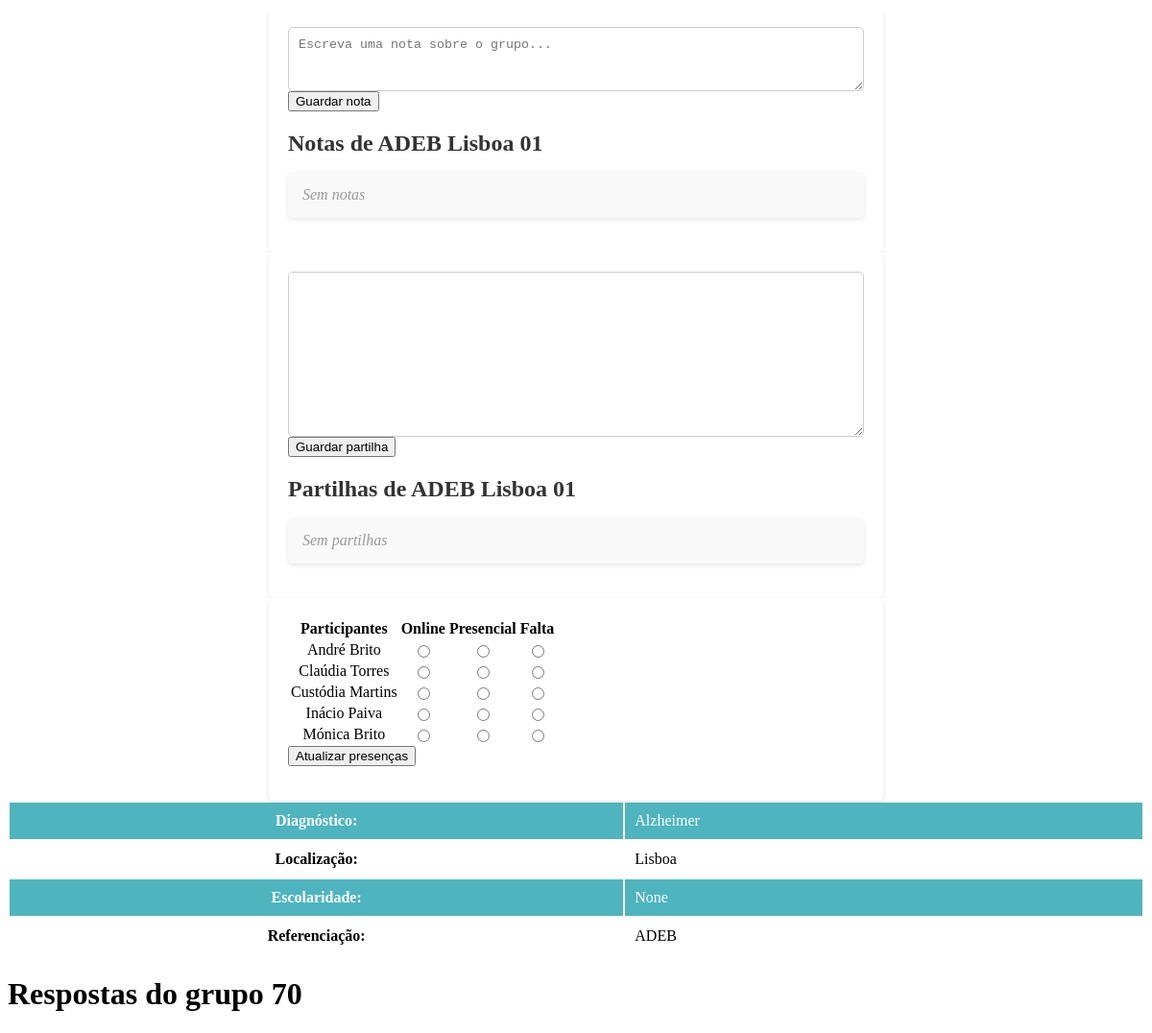
/diario/diario_grupo/287 (signed in), run on an earlier commit of the app's database.
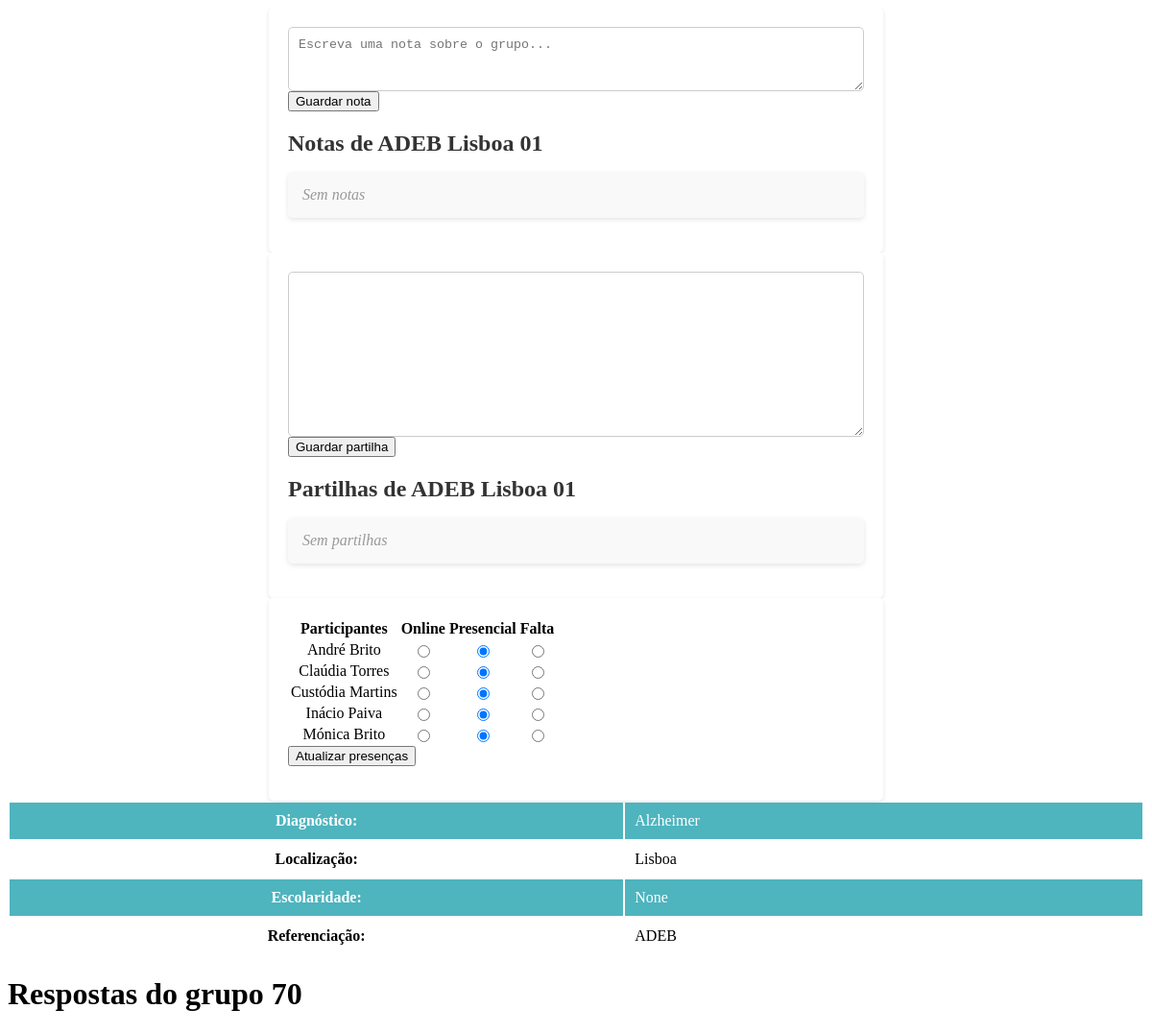
And on a later commit of the database.
### diario/models.py (models this page shows, shortened)
class Grupo(models.Model):
    opEscolaridade = (
        ("Analfabeto", "Analfabeto"),
        ("1-4", "1-4"),
        ("5-10", "5-10"),
        ("11+", "11+")
    )
    opPrograma = (
        ("CARE", "CARE"),
        ("COG", "COG"),
    )
    nome = models.CharField(max_length=50)
    diagnostico = models.ForeignKey(Doenca, on_delete=models.CASCADE, null=True, blank=True)
    localizacao = models.CharField(max_length=20, default="", null=True, blank=True)
    escolaridade = models.CharField(max_length=20, choices=opEscolaridade, default="", blank=True, null=True)
    referenciacao = models.ForeignKey(Reference, on_delete=models.CASCADE, null=True, blank=True)
    nivelGDS = models.IntegerField(default=0)
    programa = models.CharField(max_length=20, choices=opPrograma, default="CARE", blank=True, null=True)

class Utilizador(models.Model):
    user = models.ForeignKey(settings.AUTH_USER_MODEL, on_delete=models.CASCADE, default=None, blank=True,
                             null=True)
    info_sensivel = models.ForeignKey(InformacaoSensivel, on_delete=models.CASCADE, default=None, blank=True, null=True)
    opSexo = (
        ("Feminino", "Feminino"),
        ("Masculino", "Masculino"),
        ("Outros", "Outros")
    )
    sexo = models.CharField(max_length=20, choices=opSexo, default="", blank=False, null=False)
    nascimento = models.DateField(null=True, blank=True)
    data_entrada = models.DateTimeField(auto_now_add=True, null=True, blank=True)
    nacionalidade = models.CharField(max_length=20, default="", blank=True, null=True)
    localizacao = models.CharField(max_length=20, default="", blank=True, null=True)
    class Meta:
        abstract = True

class Participante(Utilizador):
    opEscolaridade = (
        ("Analfabeto(a)", "Analfabeto(a)"),
        ("1-4", "1-4"),
        ("5-10", "5-10"),
        ("11+", "11+")
    )
    opResidencia = (
        ("Urbana", "Urbana"),
        ("Rural", "Rural"),
    )
    opSituacaoLaboral = (
        ("Empregado(a)", "Empregado(a)"),
        ("Desempregado(a)", "Desempregado(a)"),
        ("Reformado(a)", "Reformado(a)"),
        ("Doméstica", "Doméstica"),
        ("Estudante", "Estudante"),
    )
    opSituacaoEconomica = (
        ("Muito satisfatória", "Muito satisfatória"),
        ("Satisfatória", "Satisfatória"),
        ("Pouco satisfatória", "Pouco satisfatória"),
        ("Nada satisfatória", "Nada satisfatória"),
    )
    opEstadoCivil = (
        ("Solteiro(a)", "Solteiro(a)"),
        ("Casado(a) ou a viver como tal", "Casado(a) ou a viver como tal"),
        ("Viúvo(a)", "Viúvo(a)"),
        ("Divorciado(a) ou separado(a)", "Divorciado(a) ou separado(a)"),
    )
    opAgregadoFamiliar = (
        ("Vive sozinho(a)", "Vive sozinho(a)"),
        ("Vive com o cônjuge", "Vive com o cônjuge"),
        ("Vive com os filhos", "Vive com os filhos"),
        ("Vive com terceiros", "Vive com terceiros"),
        ("Vive com o cônjuge e terceiros", "Vive com o cônjuge e terceiros"),
        ("Vive com os pais", "Vive com os pais"),
    )
    opEstadoSaude = (
        ("Muito mau", "Muito mau"),
        ("Mau", "Mau"),
        ("Nem mau nem bom", "Nem mau nem bom"),
        ("Bom", "Bom"),
        ("Muito bom", "Muito bom"),
    )
    escolaridade = models.CharField(max_length=20, choices=opEscolaridade, default="1-4", blank=True, null=False)
    residencia = models.CharField(max_length=20, choices=opResidencia, default="Urbana", blank=True, null=True)
    situacaoLaboral = models.CharField(max_length=20, choices=opSituacaoLaboral, default="Reformado(a)", blank=True,
                                       null=True)
    profissaoPrincipal = models.CharField(max_length=100, default="", blank=True, null=True)
    situacaoEconomica = models.CharField(max_length=20, choices=opSituacaoEconomica, default="Satisfatória", blank=True,
                                         null=True)
    estadoCivil = models.CharField(max_length=30, choices=opEstadoCivil, default="Solteiro(a)", blank=True, null=True)
    agregadoFamiliar = models.CharField(max_length=35, choices=opAgregadoFamiliar, default="Vive sozinho(a)",
                                        blank=True, null=True)
    temFilhos = models.BooleanField(default=False, blank=True, null=True)
    nrFilhos = models.IntegerField(default=0, blank=True, null=True)
    autoAvaliacaoEstadoSaude = models.CharField(max_length=30, choices=opEstadoSaude, default="Nem mau nem bom",
                                                blank=True, null=True)
    diagnosticos = models.ManyToManyField(Doenca, related_name='participantes', default=None, null=True, blank=True)
    referenciacao = models.ForeignKey(Reference, on_delete=models.CASCADE, blank=True)
    nivel_gds = models.IntegerField(default=1, validators=[
        MaxValueValidator(7),
        MinValueValidator(1)
    ])
    grupo = models.ManyToManyField(Grupo, blank=True, related_name='participantes')
    cuidadores = models.ManyToManyField(Cuidador, blank=True, related_name='participantes')
    avaliador = models.ForeignKey(settings.AUTH_USER_MODEL, on_delete=models.CASCADE, default=None, blank=True,
                                  null=True, related_name='participantes')
    def __str__(self):
        return f'{self.info_sensivel.nome}'

class InformacaoSensivel(models.Model):
    nome = models.CharField(max_length=100)
    email = models.EmailField(max_length=100, blank=True, null=True)
    telemovel = models.CharField(max_length=20, default="", blank=True, null=True)
    imagem = models.ImageField(null=True, blank=True, upload_to='images/')

class Doenca(models.Model):
    nome = models.CharField(max_length=20, default="")
    def __str__(self):
        return f'{self.nome}'

class Reference(models.Model):
    nome = models.CharField(max_length=20, default="")
    def __str__(self):
        return f'{self.nome}'

### diario/decorators.py (the view)
        def wrapper(request, *args, **kwargs):
            if request.user.groups.filter(name__in=groups).exists() or 'Todos' in groups:
                return function(request, *args, **kwargs)
            else:
                raise Http404

### diario/forms.py
class NotaGrupoForm(ModelForm):
    class Meta:
        model = NotaGrupo
        fields = '__all__'
        widgets = {
            'notaGrupo': Textarea(attrs={'rows': 3, 'placeholder': 'Escreva uma nota sobre o grupo...'}),
        }

class PartilhaGrupoForm(ModelForm):
    class Meta:
        model = PartilhaGrupo
        fields = '__all__'
        widgets = {
            'partilhaGrupo': Textarea(attrs={'rows': 3, 'placeholder': 'Escreva uma partilha sobre o grupo...'}),
        }

### diario/templates/diario/diario_grupo.html (shortened to what this page needs)
<div id="notas" style="overflow: auto; max-height: 600px; border-radius: 6px;">
    <div class="notes-container">
        <div class="note-form">
            <form id="notaGrupoForm" style="margin-bottom:20px;" onsubmit='event.preventDefault(); sendForm({{sessaoGrupo.id}}, "notaGrupoForm");'
                method="post">
                {{ notaGrupoForm.notaGrupo }}
                <button type="submit" name="nota" class="btn mb-btn-outline">Guardar nota</button>
            </form>
        </div>
        <h2 class="notas-title">
            <b>Notas de {{grupo.nome}}</b>
        </h2>
        <ul class="notes-list">
            {% if notasGrupo|length > 0 %}
            {% for nota in notasGrupo %}
            <li>
                <div class="note-content">{{ nota }}</div>
                <span class="note-date">{{ nota.data_str }}</span>
                {% if nota.anotador_dinamizador %}
                <span class="note-author">{{ nota.anotador_dinamizador.nome }}</span>
                {% elif nota.mentor %}
                <span class="note-author">{{ nota.anotador_mentor.nome }}</span>
                {% endif %}
            </li>
            {% endfor %}
            {% else %}
            <li class="no-notes">Sem notas</li>
            {% endif %}
        </ul>
    </div>
</div>
<div id="partilhas" style="overflow: auto; max-height: 600px; border-radius: 6px;">
    <div class="partilhas-container">
        <div class="partilha-form">
            <form id="partilhaGrupoForm"
                  onsubmit='event.preventDefault(); sendForm({{sessaoGrupo.id}}, "partilhaGrupoForm");' method="post">
                {{ partilhaGrupoForm.descricao }}
                <button type="submit" class="btn mb-btn-outline" name="partilha">Guardar partilha</button>
            </form>
        </div>
        <h2 class="partilhas-title"><b>Partilhas de {{ grupo.nome }}</b></h2>
        <ul class="partilhas-list">
            {% if partilhas|length > 0 %}
            {% for partilha in partilhas %}
            <li>
                <div class="partilha-content">{{ partilha }}</div>
                <span class="partilha-date">{{ partilha.data_str }}</span>
                {% if partilha.partilha_dinamizador %}
                <span class="partilha-author">{{ partilha.partilha_dinamizador.nome }}</span>
                {% elif partilha.partilha_mentor %}
                <span class="partilha-author">{{ partilha.partilha_mentor.nome }}</span>
                {% elif partilha.cuidador %}
                <span class="partilha-author">{{ partilha.cuidador.nome }}</span>
                {% elif partilha.participante %}
                <span class="partilha-author">{{ partilha.participante.nome }}</span>
                {% endif %}
            </li>
            {% endfor %}
            {% else %}
            <li class="no-partilhas">Sem partilhas</li>
            {% endif %}
        </ul>
    </div>
</div>
<div id="presencas">
    <div class="partilhas-container">
    <form id="atualizaPresencas" onsubmit="event.preventDefault(); atualizaPresencas({{sessaoGrupo.id}});"
          method="POST">
        <table class="table table-hover">
            <thead>
            <tr>
                <th style="text-align: center; border-radius:6px;"><strong>Participantes</strong></th>
                <th style="text-align: center;"><strong>Online</strong></th>
                <th style="text-align: center;"><strong>Presencial</strong></th>
                <th style="text-align: center; border-radius:6px;"><strong>Falta</strong></th>
            </tr>
            </thead>
            <tbody>
            {% for participante in participantes %}
            <tr>
                <td style="text-align: center;">
                    {{ participante }}
                </td>
                <td style="text-align: center;">
                    <input type="radio" data-participante="{{ participante.id }}" value="online"
                           name="{{ participante.id }}"
                    >
                </td>
                <td style="text-align: center;">
                    <input type="radio" data-participante="{{ participante.id }}"
                           value="presencial"
                           name="{{ participante.id }}"
                           {% if participante.id in presencial_list %}
                           checked
                           {% endif %}
                    >
                </td>
                <td style="text-align: center;">
                    <input type="radio" data-participante="{{ participante.id }}"
                           value="naoVeio"
                           name="{{ participante.id }}"
                    >
                </td>
            </tr>
            {% endfor %}
            </tbody>
        </table>
        <button type="submit" class="btn mb-btn-outline" name="presencas">Atualizar presenças</button>
    </form>
    </div>
</div>
<div id="informacoes">
    <table style="width:100%">
        <tr style="color:white; background-color:#4EB4BE;">
            <th>
                <div class="titulo">Diagnóstico:</div>
            </th>
            <td style="padding:10px;">
                <div class="detalhe">{{ grupo.diagnostico }}</div>
            </td>
        </tr>
        <tr>
            <th>
                <div class="titulo">Localização:</div>
            </th>
            <td style="padding:10px;">
                <div class="detalhe">{{grupo.localizacao}}</div>
            </td>
        </tr>
        <tr style="color:white; background-color:#4EB4BE;">
            <th>
                <div class="titulo">Escolaridade:</div>
            </th>
            <td style="padding:10px;">
                <div class="detalhe">{{grupo.escolaridade}}</div>
            </td>
        </tr>
        <tr>
            <th>
                <div class="titulo">Referenciação:</div>
            </th>
            <td style="padding:10px;">
                <div class="detalhe">{{grupo.referenciacao}}</div>
            </td>
        </tr>
    </table>
</div>
<div id="respostas">
    <h1>Respostas do grupo {{ grupo_id }}</h1>
</div>

### diario/templates/diario/diario_grupo.html (style rules this page uses)
.notes-container { max-width: 600px; margin: 0 auto; padding: 20px; background-color: #fff; border-radius: 5px; box-shadow: 0 2px 5px rgba(0, 0, 0, 0.1); }
.notas-title { margin-top: 20px; margin-bottom: 10px; font-size: 24px; font-weight: bold; color: #333; }
.notes-list { padding: 0; list-style-type: none; }
.notes-list li { margin-bottom: 15px; padding: 15px; background-color: #f9f9f9; border-radius: 5px; display: flex; justify-content: space-between; align-items: center; box-shadow: 0 2px 5px rgba(0, 0, 0, 0.1); transition: background-color 0.3s ease; }
.no-notes { color: #999; font-style: italic; }
.note-form textarea { width: 100%; padding: 10px; border-radius: 5px; border: 1px solid #ccc; resize: vertical; }
.partilhas-container { max-width: 600px; margin: 0 auto; padding: 20px; background-color: #fff; border-radius: 5px; box-shadow: 0 2px 5px rgba(0, 0, 0, 0.1); }
.partilha-form { margin-bottom: 20px; }
.partilha-form textarea { width: 100%; padding: 10px; border-radius: 5px; border: 1px solid #ccc; resize: vertical; }
.partilhas-title { margin-bottom: 10px; font-size: 24px; font-weight: bold; color: #333; }
.partilhas-list { padding: 0; list-style-type: none; }
.partilhas-list li { margin-bottom: 15px; padding: 15px; background-color: #f9f9f9; border-radius: 5px; display: flex; justify-content: space-between; align-items: center; box-shadow: 0 2px 5px rgba(0, 0, 0, 0.1); transition: background-color 0.3s ease; }
.no-partilhas { color: #999; font-style: italic; }

What changed in the data, as far as the page shows it:
changed Participante "André Brito": id "☐" → "☑"
computed for Participante "Claúdia Torres": id "☐" → "☑"
computed for Participante "Custódia Martins": id "☐" → "☑"
computed for Participante "Inácio Paiva": id "☐" → "☑"
changed Participante "Mónica Brito": id "☐" → "☑"
